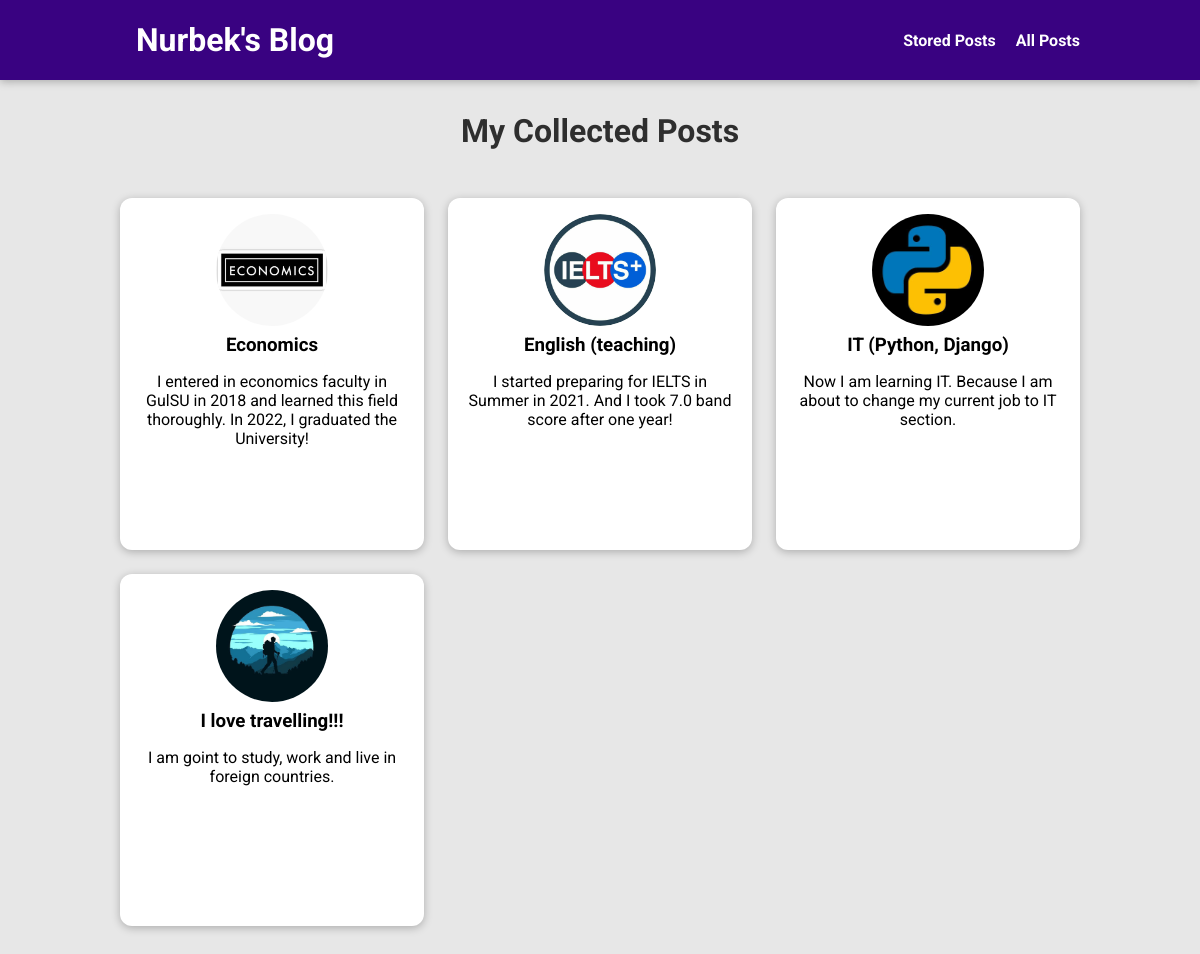
The page /posts on the database its author committed.
### blog/models.py (models this page shows, shortened)
class Post(models.Model):
    title = models.CharField(max_length=150)
    excerpt = models.CharField(max_length=200)
    image = models.ImageField(upload_to="posts", null=True)
    date = models.DateField(auto_now=True)
    slug = models.SlugField(unique=True, db_index=True)
    content = models.TextField(validators=[MinLengthValidator(10)])
    author = models.ForeignKey(
        Author, on_delete=models.SET_NULL, null=True, related_name="posts"
    )
    tags = models.ManyToManyField(Tag)

### blog/views.py (the view)
# urls.py: path("posts", views.AllPostsView.as_view(), name="posts-page"),
class AllPostsView(ListView):
    template_name = "blog/all-posts.html"
    model = Post
    ordering = ["-date"]
    context_object_name = "all_posts"

### blog/templates/blog/all-posts.html (shortened to what this page needs)
{% extends "base.html" %}
{% load static %}
{% block css_files %}
<link rel="stylesheet" href="{% static "blog/post.css" %}"/>
  <link rel="stylesheet" href="{% static "blog/all-posts.css" %}"/>
{% endblock %}
{% block content %}
  <section id="all-posts">
    <h2>My Collected Posts</h2>
    <ul>
      {% for post in all_posts %}
        {% include "blog/includes/post.html" %}
      {% endfor %}
    </ul>
  </section>
{% endblock %}

### blog/templates/blog/includes/post.html
<li>
  <article class="post">
    <a href="{% url "posts-detail-page" post.slug %}">
      <img src="{{ post.image.url }}" alt="{{ post.title }}"/>
      <div class="post__content">
        <h3>{{ post.title }}</h3>
        <p>
          {{ post.excerpt }}
        </p>
      </div>
    </a>
  </article>
</li>

### static/app.css (style rules this page uses)
* { box-sizing: border-box; }
html { font-family: 'Roboto', sans-serif; }
body { margin: 0; }
h1, h2, h3 { font-family: 'Roboto', sans-serif; font-weight: bold; }

### blog/static/blog/post.css (style rules this page uses)
.post { display: flex; flex-direction: column; align-items: center; text-align: center; }
.post a { text-decoration: none; color: black; transition: all 0.2s ease; padding: 1rem; }
.post img { width: 5rem; height: 5rem; object-fit: cover; border-radius: 50%; }
.post h3 { margin: 0.25rem 0; }

### blog/static/blog/all-posts.css (style rules this page uses)
body { background-color: #e7e7e7; }
#all-posts { margin: 7rem auto; width: 90%; max-width: 60rem; }
#all-posts h2 { text-align: center; font-size: 2rem; color: #2e2e2e; margin: 3rem 0; }
ul { list-style: none; margin: 0; padding: 0; display: grid; grid-template-columns: repeat(auto-fill, minmax(17rem, 1fr)); gap: 1.5rem; }
.post img { width: 7rem; height: 7rem; }
.post a { height: 22rem; transform-origin: center; box-shadow: 0 2px 8px rgba(0, 0, 0, 0.25); border-radius: 12px; background-color: white; }

### rows shown on the page
Post: image (picture), title "Economics", excerpt "I entered in economics faculty in GulSU in 2018 and learned this field thoroughly. In 2022, I graduated the University!"
Post: image (picture), title "English (teaching)", excerpt "I started preparing for IELTS in Summer in 2021. And I took 7.0 band score after one year!"
Post: image (picture), title "IT (Python, Django)", excerpt "Now I am learning IT. Because I am about to change my current job to IT section."
Post: image (picture), title "I love travelling!!!", excerpt "I am goint to study, work and live in foreign countries."
